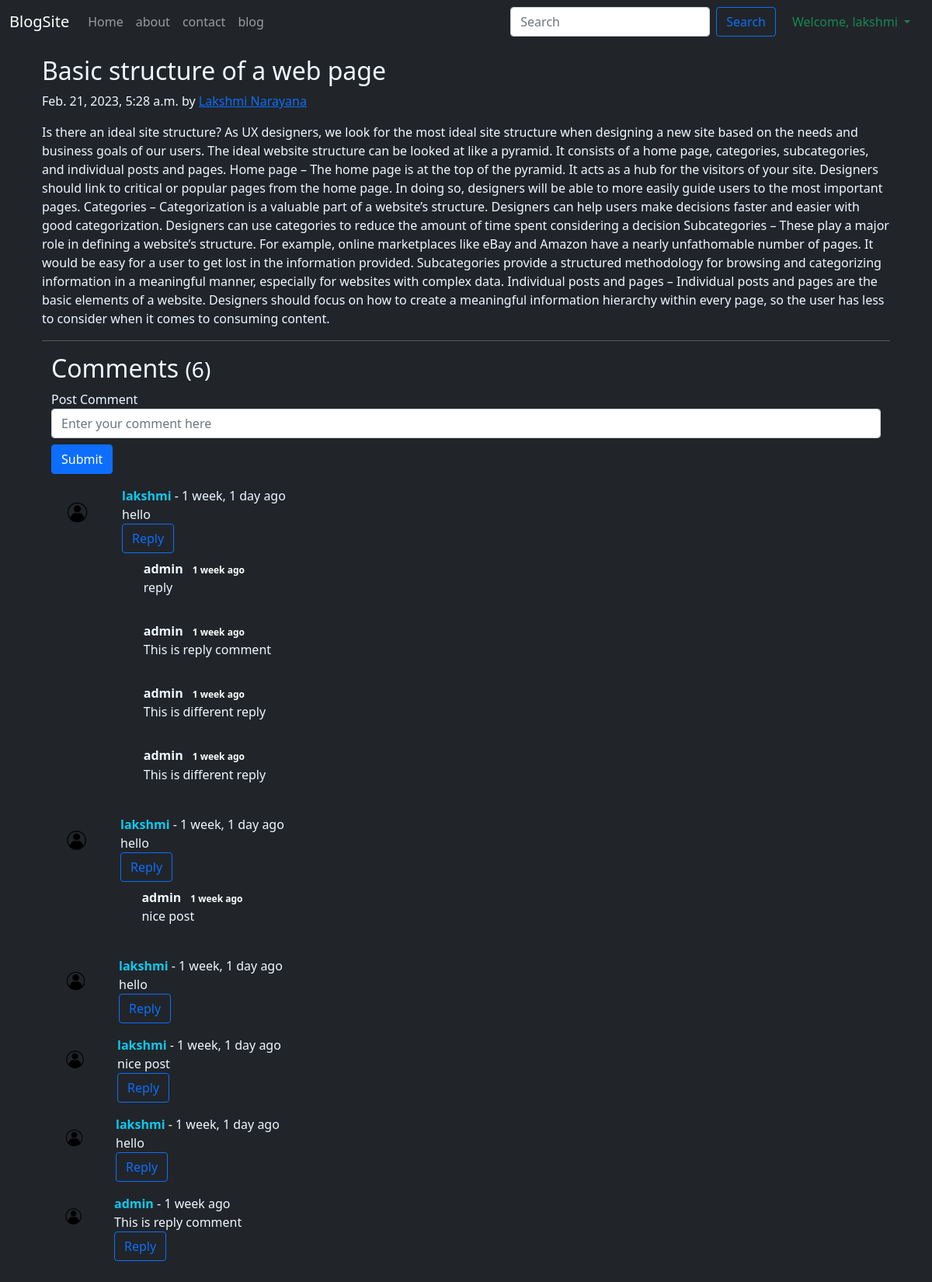
/blog/first-blog (signed in), run on the app's committed database.
### blog/models.py (models this page shows, shortened)
class Post(models.Model):
    sno = models.AutoField(primary_key=True)
    author= models.CharField(max_length=100)
    title=models.CharField(max_length=100)
    slug=models.CharField(max_length=140)
    timestamp=models.DateTimeField(blank=True)
    content=models.TextField()

class BlogComment(models.Model):
    sno=models.AutoField(primary_key=True)
    comment=models.TextField()
    user=models.ForeignKey(User,on_delete=models.CASCADE)
    post=models.ForeignKey(Post,on_delete=models.CASCADE)
    parent=models.ForeignKey('self', on_delete=models.CASCADE,null=True)
    timestamp=models.DateTimeField(auto_now=True)
    def __str__(self):
        return self.comment[:13]+" by"+" "+ self.user.username

### blog/views.py (the view)
# urls.py: path('<str:slug>',views.blogpost,name='blogpost'),
def blogpost(request,slug):
      post=Post.objects.filter(slug=slug).first()
      comments=BlogComment.objects.filter(post=post,parent=None)
      replies=BlogComment.objects.filter(post=post).exclude(parent=None)
      replyDict={}
      for reply in replies:
            if reply.parent.sno not in replyDict:
                  replyDict[reply.parent.sno]=[reply]
            else:
                  replyDict[reply.parent.sno].append(reply)
      print(replyDict)
      context={'post':post,'comments':comments , 'user': request.user, 'replyDict':replyDict}
      return render(request,'blog/blogpost.html',context)

### blog/templatetags/extras.py (called while the page is built)
@register.filter(name='get_reply')
def get_reply(dict,key):
    return dict.get(key)

### templates/blog/blogpost.html (shortened to what this page needs)
{% extends 'basics.html' %}
{% load humanize %}
{% block body %}
{% load extras %}
<div class="container my-3">
    <div class="blog-post">
        <h2 class="blog-post-title">
            {{post.title}}
        </h2>
        <p class="blog-post-meta">
            {{post.timestamp}} by <a href="#">{{post.author}}</a>
        </p>
        <p>{{post.content |safe}}</p>
        <hr>
    </div>
    <div class="container">
        <h2>Comments <small>({{comments.count}})</small></h2>
        {% if user.is_authenticated %}
        <form action="/blog/postComment" method="post">
            <div class="form-group">
                <label for="comment">Post Comment</label><br>
                <input type="text" name="comment" class="form-control" placeholder="Enter your comment here">
            </div>
            <button type="submit" class="btn btn-primary mt-2">Submit</button>
        </form>
        {% else %}
        <h4 class="text-warning">Please Login to post a Comment</h4>
        {% endif %}
        {% for cmt in comments %}
        <div class="row my-3">
            <div class="col-md-1">
                <img src="/static/img/user.png" alt="" class="rounded mx-auto d-block w-100 p-2">
            </div>
            <div class="col-md-11">
                <b class="text-info">{{cmt.user.username}}</b> - {{cmt.timestamp | naturaltime}}
                <div>{{cmt.comment}}</div>
        {% if user.is_authenticated %}
                <button class="btn btn-outline-primary" type="button" data-bs-toggle="collapse"
                    data-bs-target="#reply{{cmt.sno}}" aria-expanded="false" aria-controls="collapseExample">
                    Reply
                </button>
            </div>
        {% else %}
                    <button class="btn btn-outline-primary" type="button" data-bs-toggle="collapse"
                        data-bs-target="#reply{{cmt.sno}}" aria-expanded="false" aria-controls="collapseExample"
                        disable>
                        Login to to reply
                    </button>
        {% endif %}
                    <div class="replies">
                        {% for reply in replyDict|get_reply:cmt.sno %}
                        <div class="row my-10" style="margin-left: 10%;">
                        <div class="col-md-11 mt-2">
                            <div class="col-md-11">
                                <b>{{reply.user.username}}</b> <span class="badge badge-secondary">{{reply.timestamp|naturaltime}}</span>
                                <div>{{reply.comment}}</div>
                            </div>
                            <br>
                        </div>
                    </div>
                    {% endfor %}
            </div>
        {% endfor %}
        </div>
    </div>
    {% endblock body %}

### templates/basics.html (shortened to what this page needs)
<!doctype html>
<html lang="en">
<head>
  <link href="https://cdn.jsdelivr.net/npm/bootstrap@5.0.2/dist/css/bootstrap.min.css" rel="stylesheet"
>
</head>
<body style="background-color: #212529; color: aliceblue;">
  <nav class="navbar navbar-expand-lg navbar-dark bg-dark">
    <div class="container-fluid">
      <a class="navbar-brand" href="/">BlogSite</a>
      <div class="collapse navbar-collapse" id="navbarSupportedContent">
        <ul class="navbar-nav me-auto mb-2 mb-lg-0">
          <li class="nav-item">
            <a class="nav-link {% block homeactive %}{% endblock homeactive %} " aria-current="page" href="/">Home</a>
          </li>
          <li class="nav-item">
            <a class="nav-link {% block aboutactive %}{% endblock aboutactive %}" href="/about">about</a>
          </li>
          <li class="nav-item">
            <a class="nav-link {% block contactactive %}{% endblock contactactive %}" href="/contact">contact</a>
          </li>
          <li class="nav-item">
            <a class="nav-link {% block blogactive %}{% endblock blogactive %}" href="/blog">blog</a>
          </li>
        </ul>
        <form method='get' action="/search" class="d-flex" role="search">
          <input class="form-control me-2" type="search" placeholder="Search" aria-label="Search" name="query"
            id="query">
          <button class="btn btn-outline-primary" type="submit" style="margin-right:5px">Search</button>
        </form>
        {% if user.is_authenticated %}
        <div class="nav-item dropdown">
          <a class="nav-link dropdown-toggle text-success" href="#" id="navbarDropdown" role="button" data-bs-toggle="dropdown" aria-expanded="false">
            Welcome, {{request.user}}
          </a>
        </div>
        {% endif %}
      </div>
    </div>
  </nav>
  <div class='container'>
    {% block body %}{% endblock body %}
  </div>
</body>
</html>

### data on the page
Post: title "Basic structure of a web page", timestamp "Feb. 21, 2023, 5:28 a.m.", author "Lakshmi Narayana", content "Is there an ideal site structure? As UX designers, we look for the most ideal site structure when designing a new site based on the needs and business goals of our users. The ideal website structure can be looked at like a pyramid. It consists of a home page, categories, subcategories, and individual posts and pages. Home page – The home page is at the top of the pyramid. It acts as a hub for the visitors of your site. Designers should link to critical or popular pages from the home page. In doing so, designers will be able to more easily guide users to the most important pages. Categories – Categorization is a valuable part of a website’s structure. Designers can help users make decisions…"
BlogComment: user.username "lakshmi", timestamp "1 week, 1 day ago", comment "hello"
BlogComment: user.username "admin", timestamp "1 week ago", comment "reply"
BlogComment: user.username "admin", timestamp "1 week ago", comment "This is reply comment"
BlogComment: user.username "admin", timestamp "1 week ago", comment "This is different reply"
BlogComment: user.username "admin", timestamp "1 week ago", comment "This is different reply"
BlogComment: user.username "lakshmi", timestamp "1 week, 1 day ago", comment "hello"
BlogComment: user.username "admin", timestamp "1 week ago", comment "nice post"
BlogComment: user.username "lakshmi", timestamp "1 week, 1 day ago", comment "hello"
BlogComment: user.username "lakshmi", timestamp "1 week, 1 day ago", comment "nice post"
BlogComment: user.username "lakshmi", timestamp "1 week, 1 day ago", comment "hello"
BlogComment: user.username "admin", timestamp "1 week ago", comment "This is reply comment"

### other printed values
{{ request.user }} "lakshmi"
{{ comments.count }} "6"
